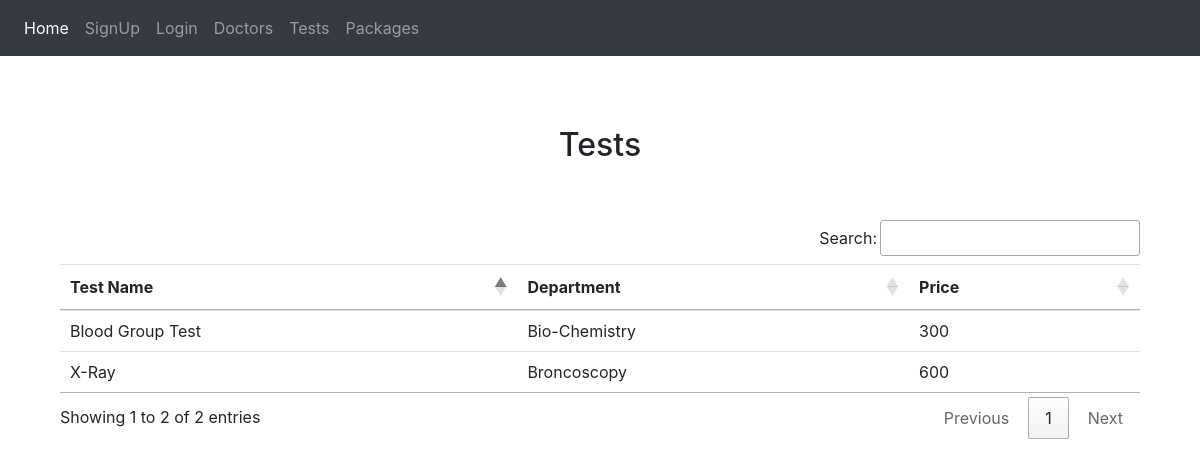
The app's page /diagnostic_center/view_test/ with its own data.
### Diagnostic_Center/models.py (models this page shows, shortened)
class Test(models.Model):
    test_name =  models.CharField(max_length=50)
    test_name_department = models.ForeignKey(Department, on_delete=models.CASCADE)
    test_price = models.IntegerField(null=True)

class Department(models.Model):
    name = models.CharField(max_length=50)
    def __str__(self):
        return self.name

### Diagnostic_Center/views.py (the view)
# urls.py: path('view_test/', views.view_test, name='view_test'),
def view_test(request):
    te = Test.objects.all()
    d = {'te': te}
    return render(request, 'Diagnostic_Center/view_test.html', d)

### templates/Diagnostic_Center/view_test.html (shortened to what this page needs)
{% extends 'base.html' %}
{% block body_block %}
<div class="container" style="margin-top:50px">
    <h2 class="text-center"> Tests </h2>
    <br><br>
    <table class="table table-hover" id="example">
        <thead>
            <tr>
                <th>Test Name</th>
                <th>Department </th>
                <th>Price</th>
            </tr>
        </thead>
        <tbody>
            {% for i in te %}
            <tr>
                <td>{{i.test_name}}</td>
                <td>{{i.test_name_department}}</td>
                <td>{{i.test_price}}</td>
            </tr>
            {% endfor %}
        </tbody>
    </table>
    </div>
{% endblock %}

### records on screen
Test: test_name "Blood Group Test", test_name_department "Bio-Chemistry", test_price "300"
Test: test_name "X-Ray", test_name_department "Broncoscopy", test_price "600"
